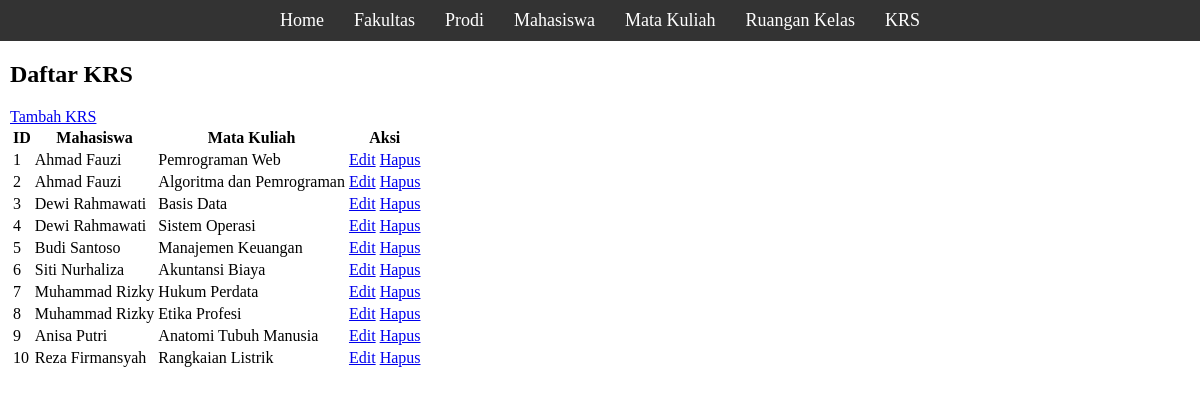
/page/krs/index.php, run on the app's committed database.
### tables this page shows
CREATE TABLE KRS (
    id INT AUTO_INCREMENT PRIMARY KEY,
    npm VARCHAR(20),
    idMataKuliah INT,
    FOREIGN KEY (npm) REFERENCES Mahasiswa(npm) ON DELETE CASCADE,
    FOREIGN KEY (idMataKuliah) REFERENCES MataKuliah(id) ON DELETE CASCADE
);

CREATE TABLE Mahasiswa (
    npm VARCHAR(20) PRIMARY KEY,
    name VARCHAR(255) NOT NULL,
    idProdi INT,
    FOREIGN KEY (idProdi) REFERENCES Prodi(id) ON DELETE CASCADE
);

CREATE TABLE MataKuliah (
    id INT AUTO_INCREMENT PRIMARY KEY,
    name VARCHAR(255) NOT NULL,
    sks INT NOT NULL,
    idProdi INT,
    FOREIGN KEY (idProdi) REFERENCES Prodi(id) ON DELETE CASCADE
);

### page/krs/index.php (the view, shortened to what this page needs)
<?php
include "../../config/conn.php";
$query = "SELECT KRS.id, Mahasiswa.name AS mahasiswa_name, MataKuliah.name AS matakuliah_name
          FROM KRS
          JOIN Mahasiswa ON KRS.npm = Mahasiswa.npm
          JOIN MataKuliah ON KRS.idMataKuliah = MataKuliah.id";
$result = mysqli_query($conn, $query);
?>
<!DOCTYPE html>
<html lang="en">
<head>
  <link rel="stylesheet" href="../../style.css">
</head>
<body>
  <header>
    <nav>
      <a href="../../dashboard.php">Home</a>
      <a href="../fakultas/index.php">Fakultas</a>
      <a href="../prodi/index.php">Prodi</a>
      <a href="../mahasiswa/index.php">Mahasiswa</a>
      <a href="../matakuliah/index.php">Mata Kuliah</a>
      <a href="../ruangankelas/index.php">Ruangan Kelas</a>
      <a href="../krs/index.php">KRS</a>
    </nav>
  </header>
  <main>
    <h2>Daftar KRS</h2>
    <a href="create.php">Tambah KRS</a>
    <table>
      <tr>
        <th>ID</th>
        <th>Mahasiswa</th>
        <th>Mata Kuliah</th>
        <th>Aksi</th>
      </tr>
      <?php while ($row = mysqli_fetch_assoc($result)): ?>
        <tr>
          <td><?= $row['id'] ?></td>
          <td><?= $row['mahasiswa_name'] ?></td>
          <td><?= $row['matakuliah_name'] ?></td>
          <td>
            <a href="edit.php?id=<?= $row['id'] ?>">Edit</a>
            <a href="../../controller/KRSController.php?action=delete&id=<?= $row['id'] ?>">Hapus</a>
          </td>
        </tr>
      <?php endwhile; ?>
    </table>
  </main>
</body>
</html>

### style.css (style rules this page uses)
body { margin: 0; }
main { margin: 10px; }
header { background-color: #333; justify-content: center; display: flex; align-items: center; padding: 10px; }

### data on the page
krs: id "1", npm.name "Ahmad Fauzi", idMataKuliah.name "Pemrograman Web"
krs: id "2", npm.name "Ahmad Fauzi", idMataKuliah.name "Algoritma dan Pemrograman"
krs: id "3", npm.name "Dewi Rahmawati", idMataKuliah.name "Basis Data"
krs: id "4", npm.name "Dewi Rahmawati", idMataKuliah.name "Sistem Operasi"
krs: id "5", npm.name "Budi Santoso", idMataKuliah.name "Manajemen Keuangan"
krs: id "6", npm.name "Siti Nurhaliza", idMataKuliah.name "Akuntansi Biaya"
krs: id "7", npm.name "Muhammad Rizky", idMataKuliah.name "Hukum Perdata"
krs: id "8", npm.name "Muhammad Rizky", idMataKuliah.name "Etika Profesi"
krs: id "9", npm.name "Anisa Putri", idMataKuliah.name "Anatomi Tubuh Manusia"
krs: id "10", npm.name "Reza Firmansyah", idMataKuliah.name "Rangkaian Listrik"
